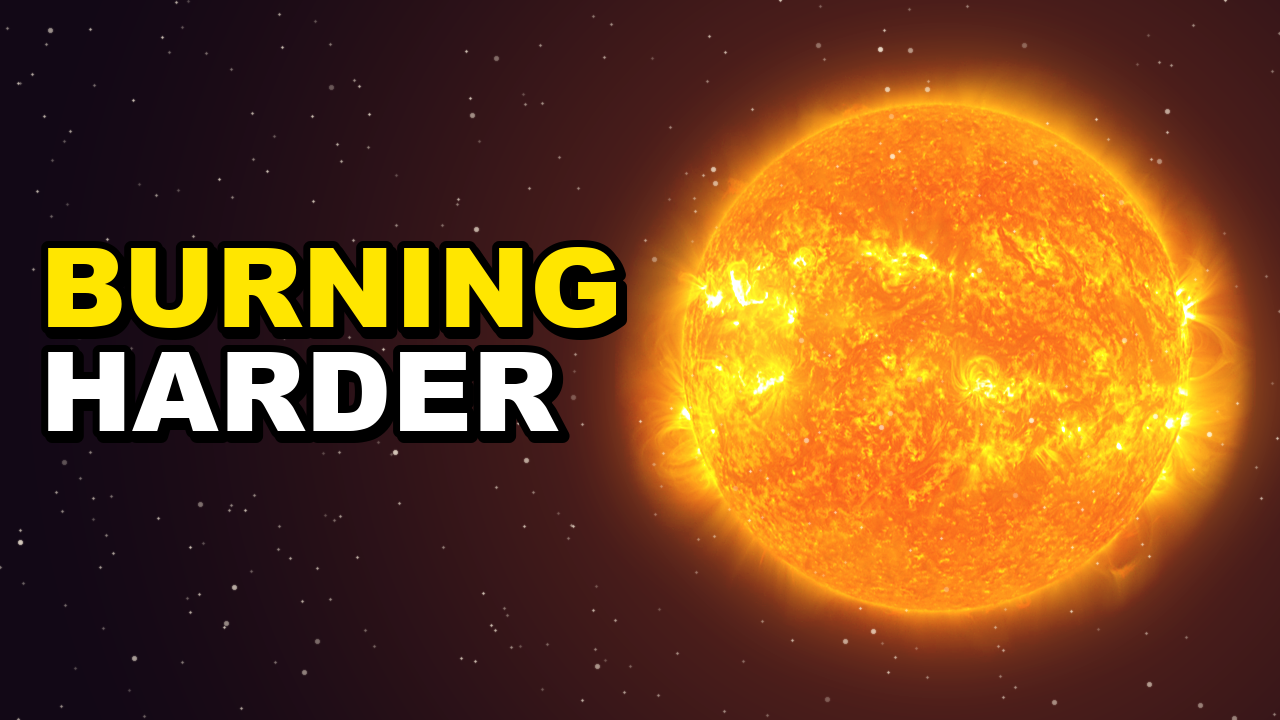
#> input picture 02_Video-Projects/022_Is-the-Sun-Getting-Brighter/08_Thumbnail/abc_v01/sun_thumb_A_burning-harder.png, 1280 x 720 px, given in place of _plate_svs11517_56s.png, which was not available
$ python _build_sun_thumbs_v01.py
#> lines starting #> are read from the running program, lines starting #| are printed output that depends on the picture; pictures that were not available may be replaced by others from this repository, and a replacement may not be noted
#!/usr/bin/env python3
"""022 Sun long thumbnails A/B/C v01 (J0020).

Plate: NASA SVS 11517 (SDO AIA 304, full disc with limb prominences) at 56.0 s.
Rules: THUMBNAIL_AND_TITLE_RULES.md §2 and §2.A (near-black <=30%, graded plate,
~12% line height, text off the subject and out of the bottom-right, no Orbit).

  python3 _build_sun_thumbs_v01.py
"""
from __future__ import annotations

import json
import random
import subprocess
import sys
from pathlib import Path

import numpy as np
from PIL import Image, ImageDraw, ImageEnhance, ImageFilter, ImageFont

HERE = Path(__file__).resolve().parent
REPO = HERE.parents[2]
SRC = HERE.parent / "04_Generated-Clips" / "svs" / "svs11517.mov"
SRC_T = 56.0
OUT = HERE / "abc_v01"
W, H = 1280, 720
FONT_PATHS = [
    "/System/Library/Fonts/Supplemental/Arial Black.ttf",
    "/Library/Fonts/Arial Black.ttf",
]
YELLOW = (255, 230, 0)
WHITE = (255, 255, 255)
BLACK = (0, 0, 0)
STROKE = 7
LINE_H = 0.12  # cap height per line as a share of frame height
DISC_D = 600
DISC_CX = W - DISC_D // 2 - 40
TEXT_X = 40
TEXT_MAX_W = DISC_CX - DISC_D // 2 - TEXT_X - 10

VARIANTS = [
    ("A", "burning-harder", ["BURNING", "HARDER"], "BURNING"),
    ("B", "its-climbing", ["IT'S", "CLIMBING"], "CLIMBING"),
    ("C", "running-down", ["RUNNING", "DOWN?"], "DOWN?"),
]


def font(size: int) -> ImageFont.FreeTypeFont:
    for p in FONT_PATHS:
        if Path(p).exists():
            return ImageFont.truetype(p, size)
    sys.exit("Arial Black not found")


def grab_plate() -> Image.Image:
    raw = OUT / "_plate_svs11517_56s.png"
    if not raw.exists():
        subprocess.run(
            ["ffmpeg", "-v", "error", "-y", "-ss", str(SRC_T), "-i", str(SRC),
             "-frames:v", "1", "-update", "1", str(raw)],
            check=True,
        )
    return Image.open(raw).convert("RGB")


def disc_crop(plate: Image.Image) -> tuple[Image.Image, int]:
    a = np.asarray(plate.convert("L"), dtype=np.float32)
    ys, xs = np.where(a > 60)
    cx, cy = int(np.median(xs)), int(np.median(ys))
    r = int(max(xs.max() - xs.min(), ys.max() - ys.min()) / 2)
    pad = int(r * 0.22)  # keep the limb prominences and inner corona
    box = (cx - r - pad, cy - r - pad, cx + r + pad, cy + r + pad)
    return plate.crop(box), r


def background() -> Image.Image:
    yy, xx = np.mgrid[0:H, 0:W].astype(np.float32)
    d = np.hypot(xx - DISC_CX, yy - H / 2) / (W * 0.75)
    glow = np.clip(1.0 - d, 0, 1) ** 1.6
    base = np.stack([
        18 + 120 * glow,
        8 + 46 * glow,
        22 + 10 * glow,
    ], axis=-1)
    rng = random.Random(22)
    img = Image.fromarray(base.clip(0, 255).astype(np.uint8))
    stars = Image.new("L", (W, H), 0)
    sd = ImageDraw.Draw(stars)
    for _ in range(420):
        x, y = rng.randrange(W), rng.randrange(H)
        b = rng.randint(70, 220)
        rad = 1 if rng.random() < 0.85 else 2
        sd.ellipse((x - rad, y - rad, x + rad, y + rad), fill=b)
    stars = stars.filter(ImageFilter.GaussianBlur(0.6))
    return Image.composite(Image.new("RGB", (W, H), (255, 244, 225)), img, stars)


def sun_layer(plate: Image.Image) -> Image.Image:
    crop, r = disc_crop(plate)
    scale = DISC_D / (2 * r)
    size = int(crop.width * scale)
    sun = crop.resize((size, size), Image.LANCZOS)
    sun = ImageEnhance.Color(sun).enhance(1.25)
    sun = ImageEnhance.Contrast(sun).enhance(1.15)
    sun = sun.filter(ImageFilter.UnsharpMask(radius=2, percent=80, threshold=2))
    return sun


def compose(plate: Image.Image) -> Image.Image:
    bg = background()
    sun = sun_layer(plate)
    x0 = DISC_CX - sun.width // 2
    y0 = H // 2 - sun.height // 2
    canvas = np.asarray(bg, dtype=np.float32)
    layer = np.zeros_like(canvas)
    tmp = Image.new("RGB", (W, H), BLACK)
    tmp.paste(sun, (x0, y0))
    layer = np.asarray(tmp, dtype=np.float32)
    rim = np.asarray(tmp.filter(ImageFilter.GaussianBlur(38)), dtype=np.float32) * 0.9
    out = 255 - (255 - canvas) * (255 - layer) / 255  # screen the sun onto the glow
    out = 255 - (255 - out) * (255 - rim) / 255
    return Image.fromarray(out.clip(0, 255).astype(np.uint8))


def fit(draw: ImageDraw.ImageDraw, lines: list[str]) -> ImageFont.FreeTypeFont:
    target_cap = int(H * LINE_H)
    size = int(target_cap / 0.72)
    while size > 40:
        f = font(size)
        if all(draw.textbbox((0, 0), ln, font=f, stroke_width=STROKE)[2] <= TEXT_MAX_W for ln in lines):
            return f
        size -= 2
    return font(size)


def draw_text(img: Image.Image, lines: list[str], hook: str) -> dict:
    d = ImageDraw.Draw(img)
    f = fit(d, lines)
    cap = d.textbbox((0, 0), "H", font=f)
    cap_h = cap[3] - cap[1]
    gap = int(cap_h * 0.32)
    block = len(lines) * cap_h + (len(lines) - 1) * gap
    y = (H - block) // 2 - cap[1] - 20
    for ln in lines:
        col = YELLOW if ln == hook else WHITE
        d.text((TEXT_X + 4, y + 5), ln, font=f, fill=BLACK, stroke_width=STROKE, stroke_fill=BLACK)
        d.text((TEXT_X, y), ln, font=f, fill=col, stroke_width=STROKE, stroke_fill=BLACK)
        y += cap_h + gap
    return {"font_size": f.size, "cap_px": cap_h, "cap_share": round(cap_h / H, 3)}


def near_black(img: Image.Image) -> float:
    a = np.asarray(img.convert("L"))
    return round(float((a < 26).mean()), 3)


def main() -> int:
    OUT.mkdir(parents=True, exist_ok=True)
    plate = grab_plate()
#> in grab_plate, returned value is the input picture: PIL image 1280x720 RGB; mean R, G, B 120.9, 72, 31
    base = compose(plate)
#> in disc_crop, `a = np.asarray(plate.convert("L"), dtype=np.float32)`:
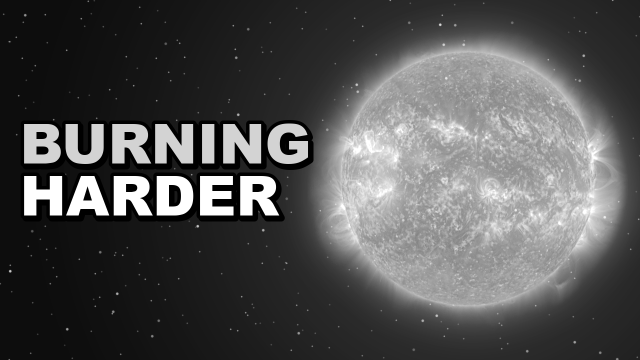
#> a: shape (720, 1280) float32 (shown at 1/2 size); min 0, max 255, mean 81.9
#> in disc_crop, `cx, cy = int(np.median(xs)), int(np.median(ys))`: cx = 895; cy = 356
#> in disc_crop, `r = int(max(xs.max() - xs.min(), ys.max() - ys.min()) / 2)`: r = 639
#> in disc_crop, `pad = int(r * 0.22)`: pad = 140
#> in disc_crop, `box = (cx - r - pad, cy - r - pad, cx + r + pad, cy + r + pad)`: box = (116, -423, 1674, 1135)
#> in sun_layer, `crop, r = disc_crop(plate)`:
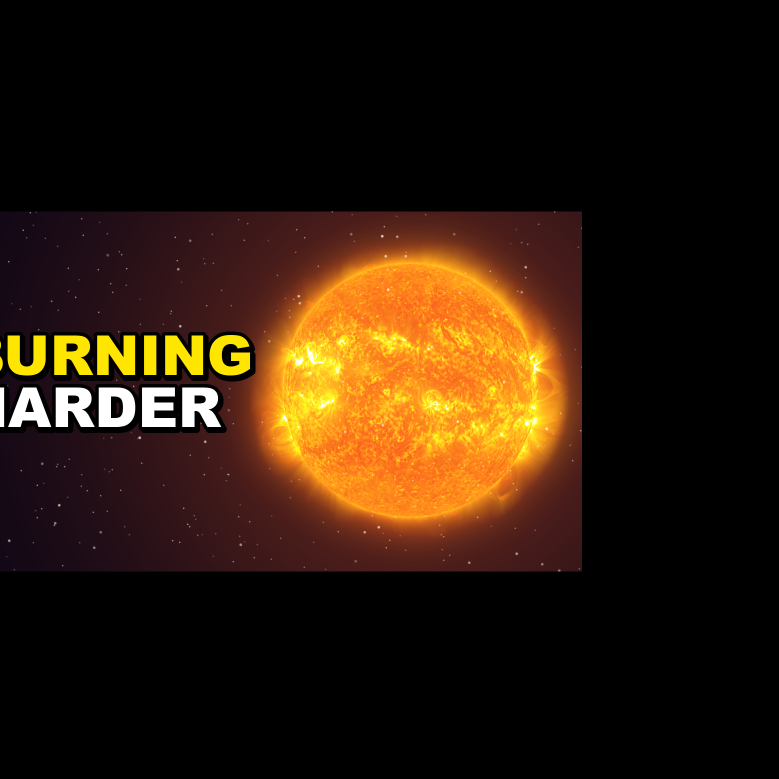
#> crop: PIL image 1558x1558 RGB (shown at 1/2 size); mean R, G, B 44.5, 26.2, 10.7
#> in sun_layer, `crop, r = disc_crop(plate)`: r = 639
#> in sun_layer, `scale = DISC_D / (2 * r)`: scale = 0.469
#> in sun_layer, `size = int(crop.width * scale)`: size = 731
#> in sun_layer, `sun = ImageEnhance.Contrast(sun).enhance(1.15)`:
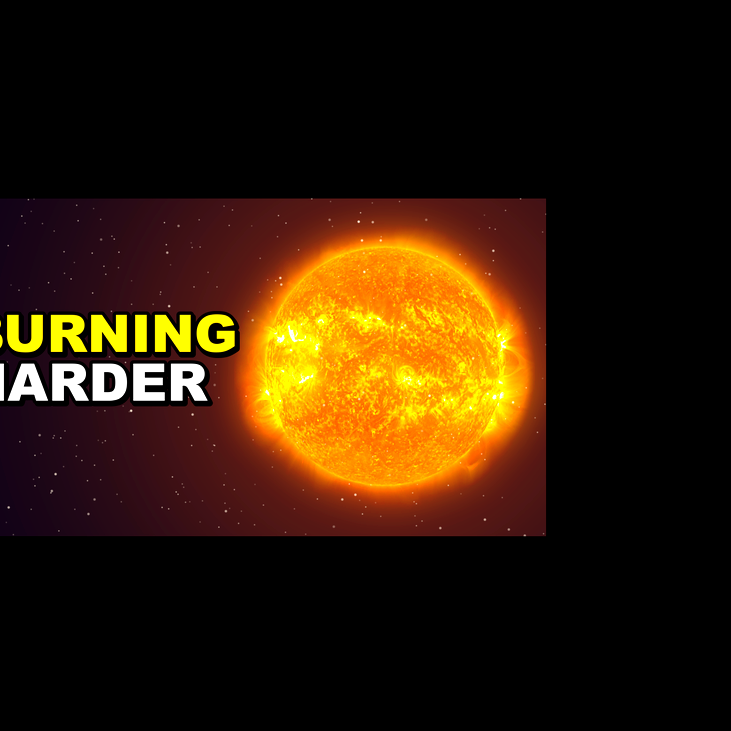
#> sun: PIL image 731x731 RGB; mean R, G, B 47.7, 26.9, 6.6
#> in compose, `y0 = H // 2 - sun.height // 2`: y0 = -5
#> in compose, `out = 255 - (255 - out) * (255 - rim) / 255`:
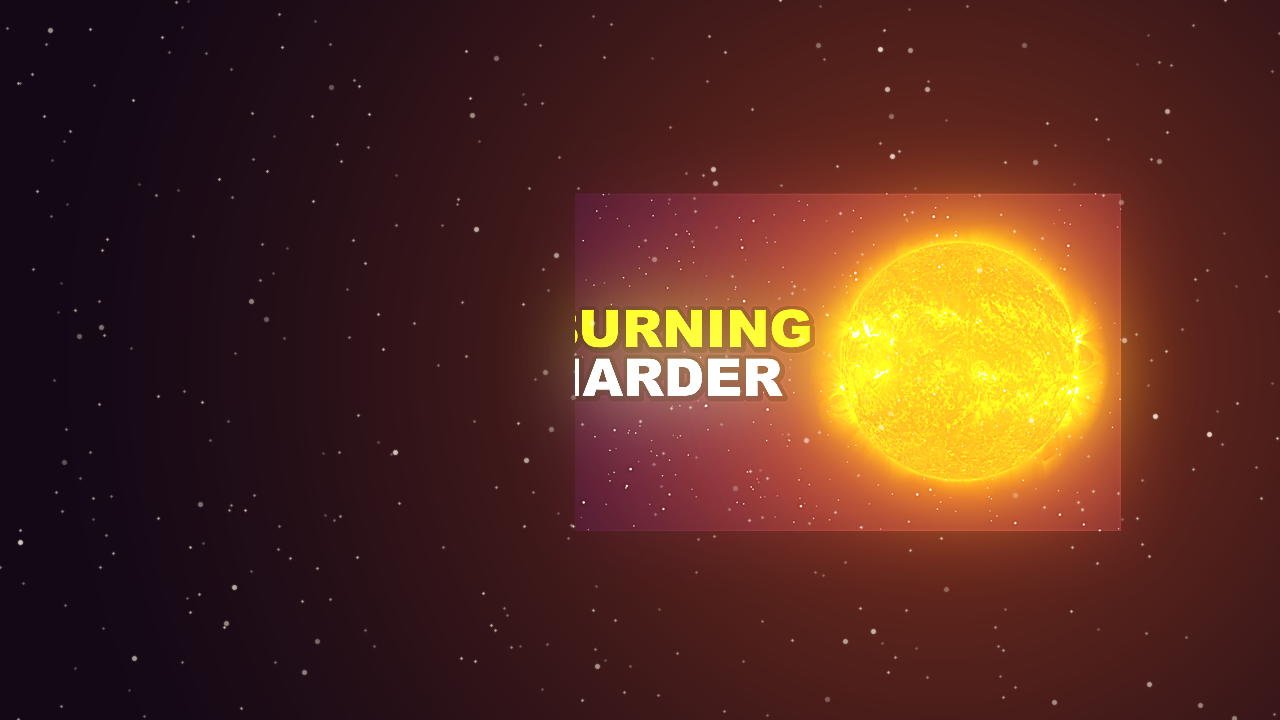
#> out: shape (720, 1280, 3) float32; mean R, G, B 86.2, 45.5, 32.1
    meta = {"source": "NASA SVS 11517 (SDO AIA 304)", "source_t": SRC_T, "variants": []}
    paths = []
    for key, slug, lines, hook in VARIANTS:
        img = base.copy()
        info = draw_text(img, lines, hook)
        p = OUT / f"sun_thumb_{key}_{slug}.png"
        img.save(p, optimize=True)
        paths.append(p)
        meta["variants"].append({"key": key, "text": " ".join(lines), "yellow": hook,
                                 "file": p.name, "near_black": near_black(img), **info})
#> this loop made 1 pass
#> after the loop, paths = []
    sheet = OUT / "sun_thumbs_v01_small_size_check.jpg"
    subprocess.run([sys.executable, str(REPO / "00_Brand/Channel-Setup/tools/thumb_preview.py"),
                    "long", *map(str, paths), "--out", str(sheet)], check=True)
    (OUT / "META.json").write_text(json.dumps(meta, indent=2) + "\n")
    print(json.dumps(meta, indent=2))
    return 0


if __name__ == "__main__":
#> (the run stopped early here; a loop or call above may not have finished)

$ run again, on 02_Video-Projects/022_Is-the-Sun-Getting-Brighter/08_Thumbnail/tc_B_j0963/sun_tc_B_v02_10pct-brighter_h8HGfyShEHI.jpg
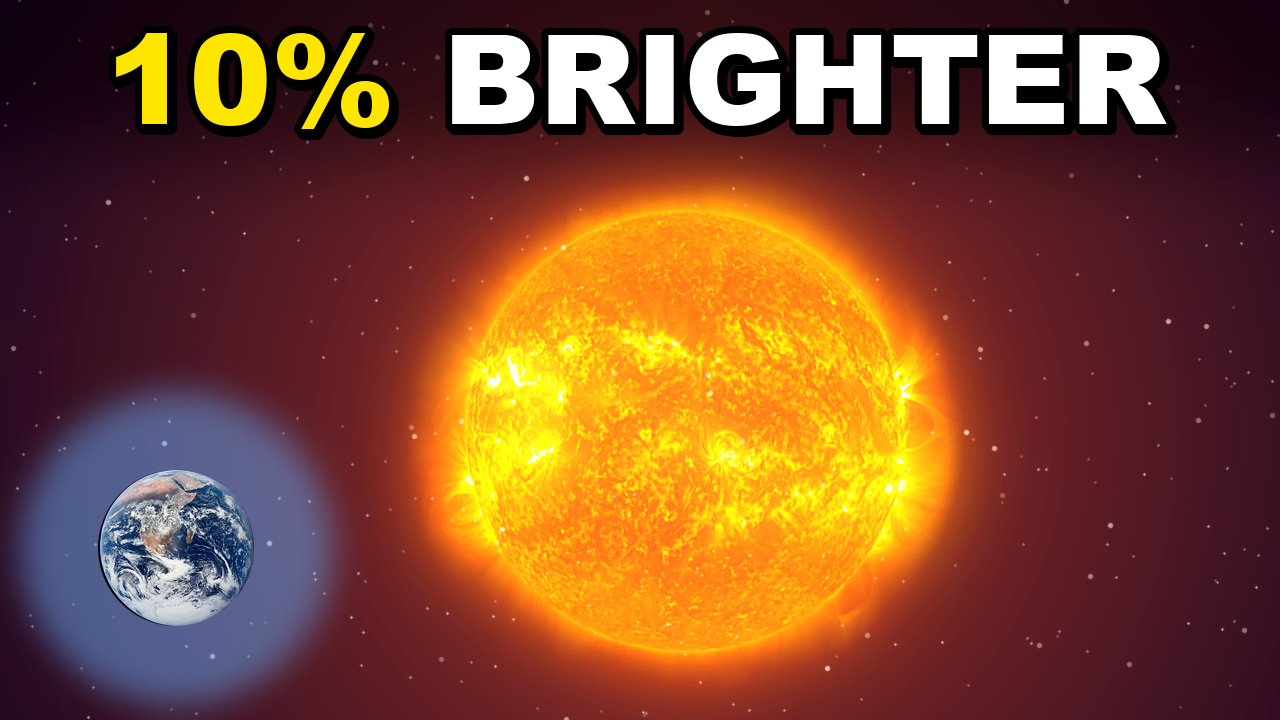
#> input picture 02_Video-Projects/022_Is-the-Sun-Getting-Brighter/08_Thumbnail/tc_B_j0963/sun_tc_B_v02_10pct-brighter_h8HGfyShEHI.jpg, 1280 x 720 px, given in place of _plate_svs11517_56s.png, which was not available
#> in grab_plate, returned value is the input picture: PIL image 1280x720 RGB; mean R, G, B 127.3, 74.2, 46.6
#> cx = 624; cy = 445
#> in disc_crop, `r = int(max(xs.max() - xs.min(), ys.max() - ys.min()) / 2)`: r = 637
#> pad = 140
#> box = (-153, -332, 1401, 1222)
#> in sun_layer, `crop, r = disc_crop(plate)`: r = 637
#> scale = 0.471
#> in sun_layer, `size = int(crop.width * scale)`: size = 731
#> in sun_layer, `sun = ImageEnhance.Contrast(sun).enhance(1.15)`:
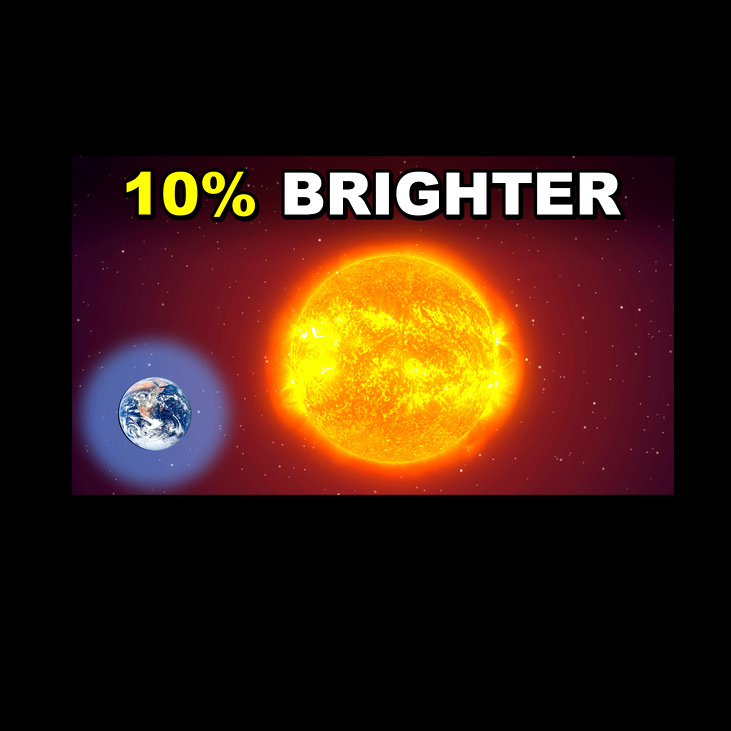
#> sun: PIL image 731x731 RGB; mean R, G, B 53.3, 28.4, 16
#> y0 = -5
#> in compose, `out = 255 - (255 - out) * (255 - rim) / 255`:
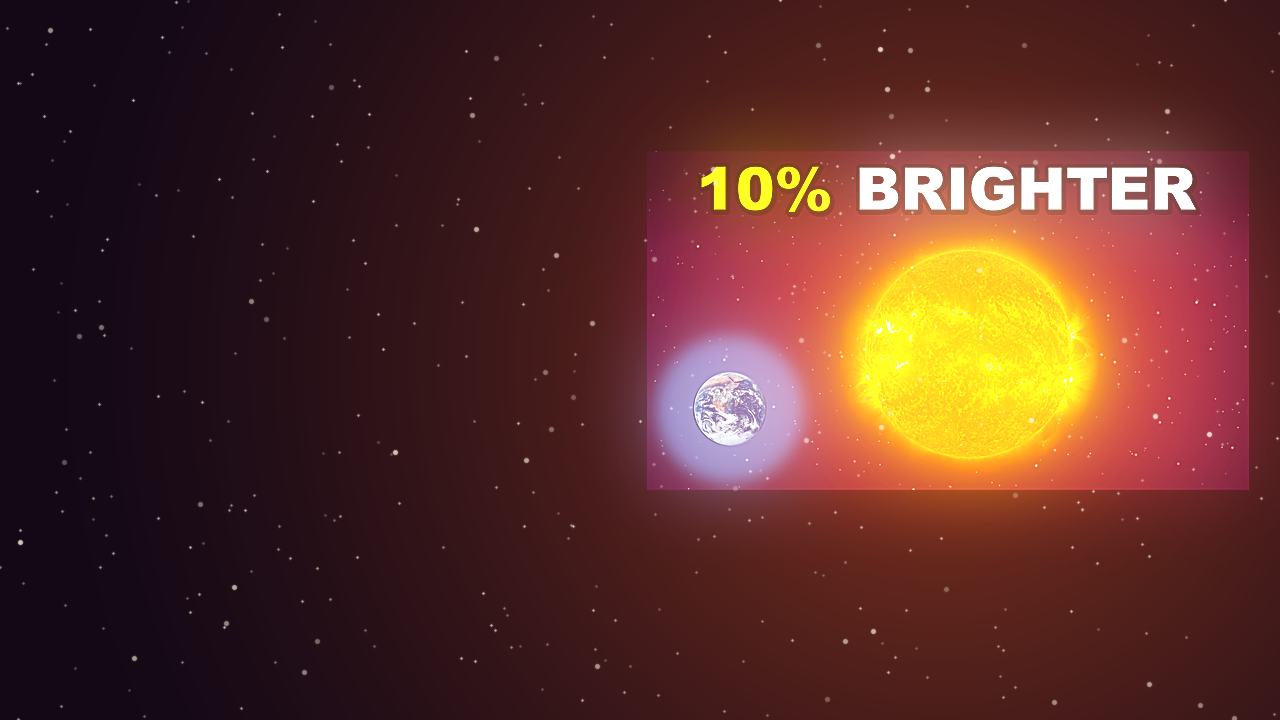
#> out: shape (720, 1280, 3) float32; mean R, G, B 89.6, 46.8, 39.7
#> the loop in main, `for key, slug, lines, hook in VARIANTS:` made 1 pass
#> after the loop in main, `for key, slug, lines, hook in VARIANTS:`: paths = []
